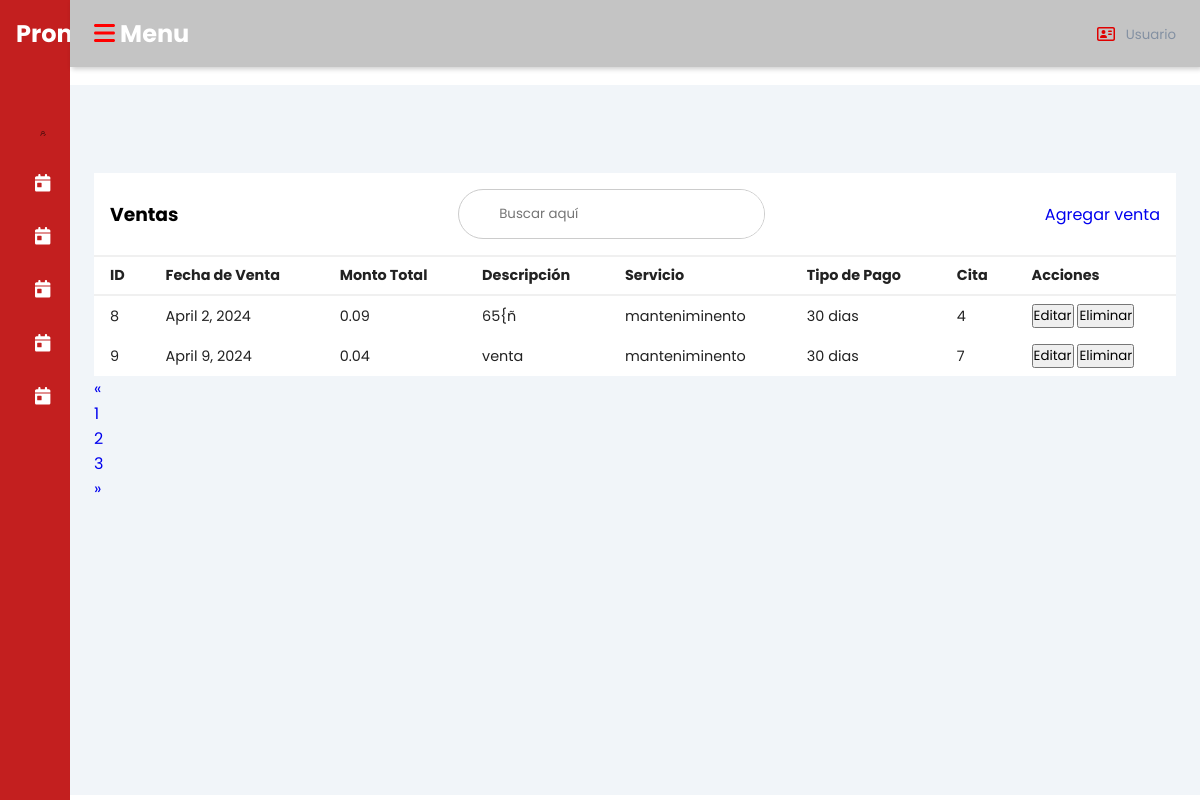
/ventas/, run on the app's committed database.
### promecapp/models.py (models this page shows, shortened)
class Venta(models.Model):
    IDVenta = models.AutoField(primary_key=True)
    Fecha_Venta = models.DateField()
    Monto_Total = models.DecimalField(max_digits=10, decimal_places=2)
    descripcion = models.TextField()
    IDServicio = models.ForeignKey(Servicio, on_delete=models.CASCADE)
    IDTipo_pago = models.ForeignKey(TipoPago, on_delete=models.CASCADE)
    IDCita = models.ForeignKey(Citas, on_delete=models.CASCADE)
    class Meta:
        db_table = 'venta'

class Servicio(models.Model):
    IDServicio = models.AutoField(primary_key=True)
    Nombre_Servicio = models.CharField(max_length=30, unique=True)
    Descripcion = models.TextField()
    class Meta:
        db_table = 'servicios'
    def __str__(self):
        return self.Nombre_Servicio

class TipoPago(models.Model):
    idTipo_pago = models.AutoField(primary_key=True)
    nombre_pago = models.CharField(max_length=45, unique=True)
    class Meta:
        db_table = 'Tipo_pago'
    def __str__(self):
        return self.nombre_pago

class Citas(models.Model):
    IDCita = models.AutoField(primary_key=True)
    Fecha_Hora = models.DateTimeField()
    Descripcion = models.TextField(null=True)
    IDEstado = models.ForeignKey(Estado, on_delete=models.CASCADE)
    IDCliente = models.ForeignKey(Cliente, on_delete=models.CASCADE)
    class Meta:
        db_table = 'citas'
    def __str__(self):
        return str(self.IDCita)

### promecapp/views.py (the view)
# urls.py: path('ventas/', views.ventas, name='ventas'),
def ventas(request):
    ventas = Venta.objects.all()
    return render(request, 'ventas.html', {'ventas': ventas})

### promecapp/Templates/ventas.html (shortened to what this page needs)
{% load static %}
<!DOCTYPE html>
<html lang="en">
<head>
    <link rel="stylesheet" href="{% static 'css/dash.css' %}">
</head>
<body>
<div class="sidebar">
    <div class="sidebar-brand">
        <h2><href="{% url 'index' %}" class="btn btn-light">Promec</href=>
    </div>
    <div class="sidebar-menu">
        <ul>
            <li>
                <a href="{% url 'usuarios' %}"><img src="{% static 'images/user.png' %}" width="10%" alt="Usuarios">
                </a>
            </li>
            <li>
                <a href="{% url 'citas' %}"><i class="fa-solid fa-calendar-day" style="color: #ffffff;"></i>
                    <span>Citas</span></a>
            </li>
            <li>
                <a href="{% url 'facturas' %}"><i class="fa-solid fa-calendar-day" style="color: #ffffff;"></i>
                    <span>Facturas</span></a>
            </li>
            <li>
                <a href="{% url 'servicios' %}"><i class="fa-solid fa-calendar-day" style="color: #ffffff;"></i>
                    <span>Servicios</span></a>
            </li>
            <li>
                <a href="{% url 'ventas' %}"><i class="fa-solid fa-calendar-day" style="color: #ffffff;"></i>
                    <span>Ventas</span></a>
            </li>
            <li>
                <a href="{% url 'historial' %}"><i class="fa-solid fa-calendar-day" style="color: #ffffff;"></i>
                    <span>historial</span></a>
            </li>
        </ul>
    </div>
</div>
<div class="main-content">
    <header>
        <h2>
            <label for="nav-toggle">
                <span class="fa-solid fa-bars" style="color: #ff0000;"></span>
            </label> Menu
        </h2>
        <div class="user-wrapper">
            <img class="fa-regular fa-address-card" style="color: #e00000;" width="40px" height="40px" alt="">
            <div>
                <small>Usuario</small>
            </div>
        </div>
    </header>
    <main>
        <div class="recent-grid">
            <div class="projects">
                <div class="card">
                    <div class="card-header">
                        <h3>Ventas</h3>
                        <div class="search-wrapper">
                            <input type="search" placeholder="Buscar aquí" />
                        </div>
                        <a href="{% url 'agregar_venta' %}" class="btn btn-secundary">Agregar venta</a>
                    </div>
                    <div class="card-body">
                        <div class="table-responsive">
                            <table width="100%">
                                <thead>
                                    <tr>
                                        <td>ID</td>
                                        <td>Fecha de Venta</td>
                                        <td>Monto Total</td>
                                        <td>Descripción</td>
                                        <td>Servicio</td>
                                        <td>Tipo de Pago</td>
                                        <td>Cita</td>
                                        <td>Acciones</td>
                                    </tr>
                                </thead>
                                <tbody>
                                    {% for venta in ventas %}
                                        <tr>
                                            <td>{{ venta.IDVenta }}</td>
                                            <td>{{ venta.Fecha_Venta }}</td>
                                            <td>{{ venta.Monto_Total }}</td>
                                            <td>{{ venta.descripcion }}</td>
                                            <td>{{ venta.IDServicio }}</td>
                                            <td>{{ venta.IDTipo_pago }}</td>
                                            <td>{{ venta.IDCita }}</td>
                                            <td>
                                                <a href="{% url 'editar_venta' venta.IDVenta %}"><button>Editar</button>
                                                <form action="{% url 'eliminar_venta' venta.IDVenta %}" method="post" style="display: inline;">
                                                    <button type="submit" class="btn btn-danger">Eliminar</button>
                                                </form>
                                            </td>
                                        </tr>
                                    {% endfor %}
                                </tbody>
                            </table>
                        </div>
                    </div>
                </div>
            </div>
            <div class="card1">
                <nav aria-label="Page navigation example">
                    <ul class="pagination">
                        <li class="page-item">
                            <a class="page-link" href="#" aria-label="Previous">
                                <span aria-hidden="true">&laquo;</span>
                            </a>
                        </li>
                        <li class="page-item"><a class="page-link" href="#">1</a></li>
                        <li class="page-item"><a class="page-link" href="#">2</a></li>
                        <li class="page-item"><a class="page-link" href="#">3</a></li>
                        <li class="page-item">
                            <a class="page-link" href="#" aria-label="Next">
                                <span aria-hidden="true">&raquo;</span>
                            </a>
                        </li>
                    </ul>
                </nav>
            </div>
        </div>
    </main>
</div>
</body>
</html>

### promecapp/static/css/dash.css (style rules this page uses)
:root { --main-color: #c31f1f; --color-dark: #1D2231; --text-grey: #8390A2; }
* { padding: 0; margin: 0; box-sizing: border-box; list-style-type: none; text-decoration: none; font-family: 'Poppins', sans-serif; }
.sidebar { width: 345px; position: fixed; left: 0; top: 0; height: 100%; background: var(--main-color); z-index: 100; transition: width 300ms; }
.sidebar-brand { height: 90px; padding: 1rem 0rem 1rem 2rem; color: #fff; }
.sidebar-menu { margin-top: 1rem; }
.sidebar-menu li { width: 100%; margin-bottom: 1.7rem; padding-left: 1rem; }
.sidebar-menu a { padding-left: 1rem; display: block; color: #fff; font-size: 1.1rem; }
.main-content { transition: margin-left 300ms; margin-left: 345px; }
header { background: #c4c4c4; display: flex; justify-content: space-between; padding: 1rem 1.5rem; box-shadow: 2px 2px 5px rgba(0, 0, 0, 0.2); position: fixed; left: 345px; width: calc(100% - 345px); top: 0; z-index: 100; transition: left 300ms; }
header h2 { color: #ffffff; }
.search-wrapper { border: 1px solid #ccc; border-radius: 30px; height: 50px; display: flex; align-items: center; overflow-x: hidden; }
.search-wrapper input { height: 100%; padding: .5rem; border: none; outline: none; }
.user-wrapper { display: flex; align-items: center; }
.user-wrapper small { display: inline-block; color: var(--text-grey); }
main { margin-top: 85px; padding: 2rem 1.5rem; background: #f1f5f9; min-height: calc(100vh - 90px); }
.recent-grid { margin-top: 3.5rem; display: 100%; grid-gap: 2rem; grid-template-columns: 65% auto; }
.card { background: #fff; }
.card-header { padding: 1rem; }
.card-header { display: flex; justify-content: space-between; align-items: center; border-bottom: 1px solid #f0f0f0; }
table { border-collapse: collapse; }
thead tr { border-top: 1px solid #f0f0f0; border-bottom: 2px solid #f0f0f0; }
thead td { font-weight: 700; }
td { padding: .5rem 1rem; font-size: .9rem; color: #222; }
tr td:last-child { display: flex; align-items: center; }
.table-responsive { width: 100%; overflow-x: auto; }
@media only screen and (max-width: 1200px) { .sidebar { width: 70px; } }
@media only screen and (max-width: 1200px) { .sidebar .sidebar-brand, .sidebar li { padding-left: 1rem; text-align: center; } }
@media only screen and (max-width: 1200px) { .sidebar li a { padding-left: 0rem; } }
@media only screen and (max-width: 1200px) { .main-content { margin-left: 70px; } }
@media only screen and (max-width: 1200px) { .main-content header { width: calc(100% - 70px); left: 70px; } }
a { text-decoration: none; }

### data on the page
Venta: IDVenta "8", Fecha_Venta "April 2, 2024", Monto_Total "0.09", descripcion "65{ñ", IDServicio "manteniminento", IDTipo_pago "30 dias", IDCita "4"
Venta: IDVenta "9", Fecha_Venta "April 9, 2024", Monto_Total "0.04", descripcion "venta", IDServicio "manteniminento", IDTipo_pago "30 dias", IDCita "7"
